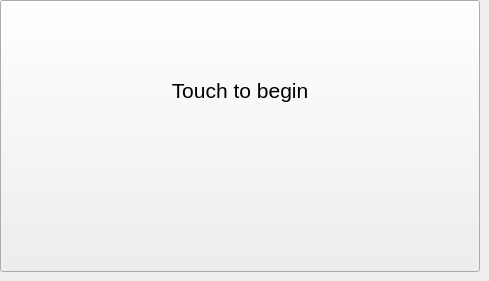
   <widget class="QWidget" name="standby_scrn">
    <widget class="QPushButton" name="standby_wake_btn">
     <property name="geometry">
      <rect>
       <x>0</x>
       <y>0</y>
       <width>480</width>
       <height>272</height>
      </rect>
     </property>
     <property name="font">
      <font>
       <family>Open Sans</family>
       <pointsize>16</pointsize>
      </font>
     </property>
     <property name="autoFillBackground">
      <bool>false</bool>
     </property>
    </widget>
    <widget class="QWidget" name="standby_wake_widget" native="true">
     <property name="geometry">
      <rect>
       <x>90</x>
       <y>70</y>
       <width>260</width>
       <height>40</height>
      </rect>
     </property>
     <widget class="QLabel" name="standby_wake_lbl">
      <property name="geometry">
       <rect>
        <x>40</x>
        <y>0</y>
        <width>220</width>
        <height>40</height>
       </rect>
      </property>
      <property name="font">
       <font>
        <pointsize>16</pointsize>
       </font>
      </property>
      <property name="text">
       <string>Touch to begin</string>
      </property>
      <property name="alignment">
       <set>Qt::AlignCenter</set>
      </property>
     </widget>
     <widget class="QLabel" name="standby_bc_logo_image">
      <property name="geometry">
       <rect>
        <x>0</x>
        <y>0</y>
        <width>40</width>
        <height>40</height>
       </rect>
      </property>
      <property name="text">
       <string/>
      </property>
      <property name="scaledContents">
       <bool>true</bool>
      </property>
     </widget>
    </widget>
   </widget>
